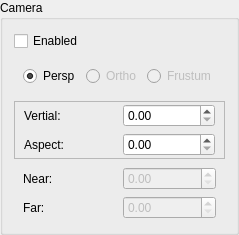
         <widget class="QGroupBox" name="cameraGroupBox" >
          <property name="title" >
           <string>Camera</string>
          </property>
          <layout class="QGridLayout" name="gridLayout_7" >
           <item row="0" column="0" >
            <widget class="QCheckBox" name="cameraEnabledToggle" >
             <property name="text" >
              <string>Enabled</string>
             </property>
            </widget>
           </item>
           <item row="2" column="0" >
            <widget class="QFrame" name="cameraPerspGroup" >
             <property name="frameShape" >
              <enum>QFrame::StyledPanel</enum>
             </property>
             <property name="frameShadow" >
              <enum>QFrame::Raised</enum>
             </property>
             <layout class="QGridLayout" name="gridLayout_8" >
              <property name="topMargin" >
               <number>2</number>
              </property>
              <property name="bottomMargin" >
               <number>2</number>
              </property>
              <item row="0" column="0" >
               <widget class="QLabel" name="label_15" >
                <property name="text" >
                 <string>Vertial:</string>
                </property>
               </widget>
              </item>
              <item row="1" column="0" >
               <widget class="QLabel" name="label_20" >
                <property name="text" >
                 <string>Aspect:</string>
                </property>
               </widget>
              </item>
              <item row="1" column="1" >
               <widget class="QDoubleSpinBox" name="cameraAspectEdit" >
                <property name="singleStep" >
                 <double>0.100000000000000</double>
                </property>
               </widget>
              </item>
              <item row="0" column="1" >
               <widget class="QDoubleSpinBox" name="cameraVertEdit" >
                <property name="maximum" >
                 <double>360.000000000000000</double>
                </property>
               </widget>
              </item>
             </layout>
            </widget>
           </item>
           <item row="1" column="0" >
            <widget class="QWidget" native="1" name="widget_2" >
             <layout class="QHBoxLayout" name="horizontalLayout_2" >
              <item>
               <widget class="QRadioButton" name="cameraPerspToggle" >
                <property name="text" >
                 <string>Persp</string>
                </property>
                <property name="checked" >
                 <bool>true</bool>
                </property>
               </widget>
              </item>
              <item>
               <widget class="QRadioButton" name="cameraOrthoToggle" >
                <property name="enabled" >
                 <bool>false</bool>
                </property>
                <property name="text" >
                 <string>Ortho</string>
                </property>
               </widget>
              </item>
              <item>
               <widget class="QRadioButton" name="cameraFrustumToggle" >
                <property name="enabled" >
                 <bool>false</bool>
                </property>
                <property name="text" >
                 <string>Frustum</string>
                </property>
               </widget>
              </item>
             </layout>
            </widget>
           </item>
           <item row="3" column="0" >
            <widget class="QWidget" native="1" name="widget_3" >
             <layout class="QGridLayout" name="gridLayout_9" >
              <property name="topMargin" >
               <number>2</number>
              </property>
              <property name="bottomMargin" >
               <number>2</number>
              </property>
              <item row="0" column="1" >
               <widget class="QDoubleSpinBox" name="cameraNearClipEdit" >
                <property name="enabled" >
                 <bool>false</bool>
                </property>
                <property name="maximum" >
                 <double>999999.000000000000000</double>
                </property>
               </widget>
              </item>
              <item row="0" column="0" >
               <widget class="QLabel" name="label_19" >
                <property name="text" >
                 <string>Near:</string>
                </property>
               </widget>
              </item>
              <item row="1" column="1" >
               <widget class="QDoubleSpinBox" name="cameraFarClipEdit" >
                <property name="enabled" >
                 <bool>false</bool>
                </property>
                <property name="maximum" >
                 <double>999999.000000000000000</double>
                </property>
               </widget>
              </item>
              <item row="1" column="0" >
               <widget class="QLabel" name="label_21" >
                <property name="text" >
                 <string>Far:</string>
                </property>
               </widget>
              </item>
             </layout>
            </widget>
           </item>
          </layout>
         </widget>
